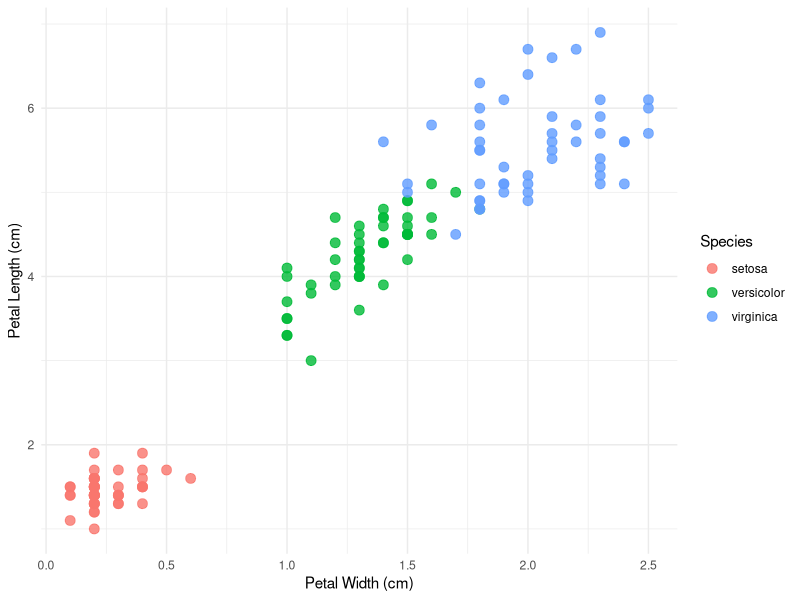
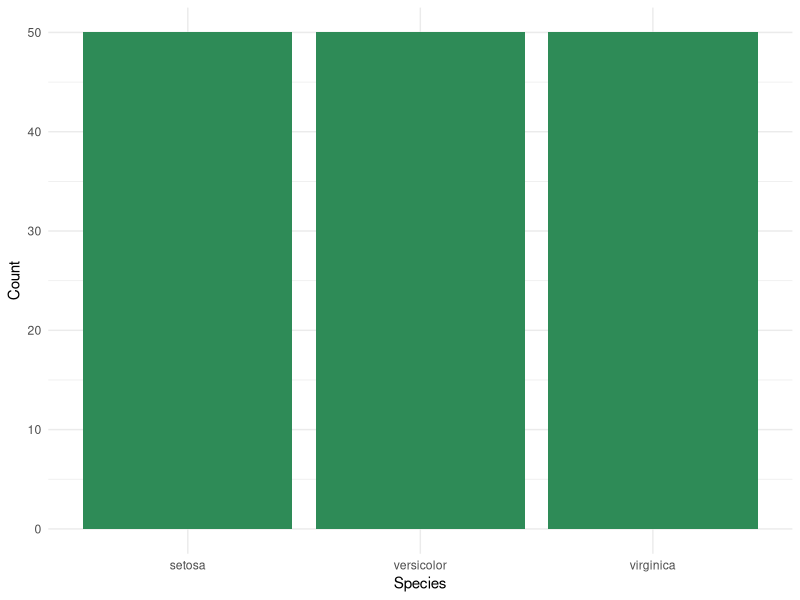
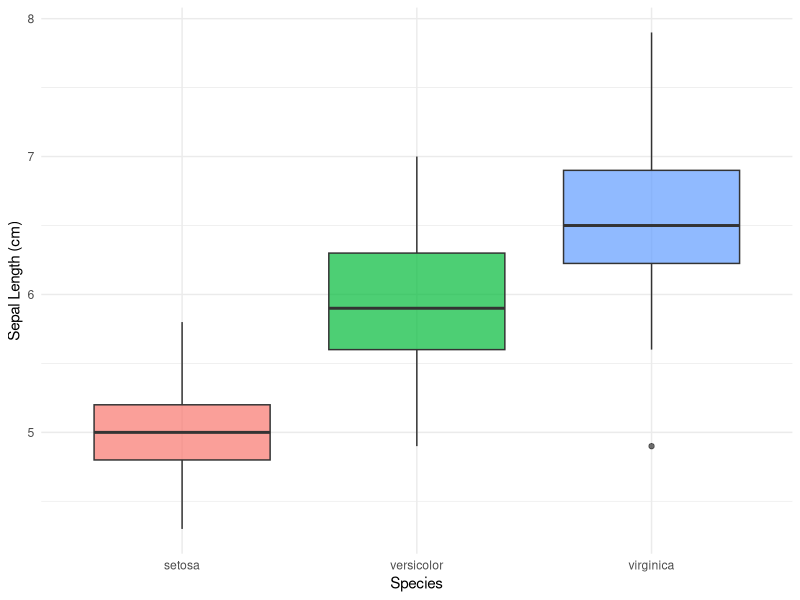

These figures' R source, in order:
## ---- chunk 1
library(ggplot2)
## ---- chunk 2
#| title: Petal Length vs. Width
ggplot(iris, aes(x = Petal.Width, y = Petal.Length, color = Species)) +
  geom_point(size = 3, alpha = 0.8) +
  labs(x = "Petal Width (cm)", y = "Petal Length (cm)") +
  theme_minimal()

## ---- chunk 3
#| title: Number of Samples per Species
ggplot(iris, aes(x = Species)) +
  geom_bar(fill = "seagreen") +
  labs(x = "Species", y = "Count") +
  theme_minimal()
## ---- chunk 4
#| title: Sepal Length by Species
ggplot(iris, aes(x = Species, y = Sepal.Length, fill = Species)) +
  geom_boxplot(alpha = 0.7) +
  labs(x = "Species", y = "Sepal Length (cm)") +
  theme_minimal() +
  theme(legend.position = "none")
